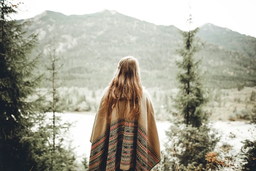
#> input picture 2.Image Dehazing Technology/image.bmp, 256 x 171 px, shrunk from 1200 x 800 before the run, found by its file name
$ python '2-1-3_Laplacian Operator.py'
#> lines starting #> are read from the running program, lines starting #| are printed output that depends on the picture
import cv2 as cv
import matplotlib.pyplot as plt
import math
import numpy as np


plt.rcParams['font.sans-serif'] = ['SimHei'] #顯示中文標籤
plt.rcParams['axes.unicode_minus'] = False

original_image_test1 = cv.imread(r"D:\pyrhon_test\2.Image Dehazing Technology\image.bmp", 0)
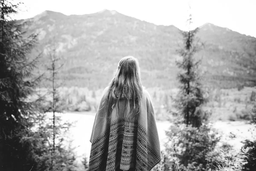
#> original_image_test1: shape (171, 256); min 15, max 255, mean 165
original_image_test2 = cv.cvtColor(original_image_test1, cv.COLOR_BGR2RGB)    #cv通道為BGR，但plt.show讀取為RGB

#用原始影像減去拉普拉斯範本直接計算得到的邊緣資訊
def my_laplace_result_add(image, model):
    result = image - model
    for i in range(image.shape[0]):
        for j in range(image.shape[1]):
            if (result[i][j]).any() > 255:
                result = 255
            if (result[i][j]).any() < 0:
                result = 0
    return result

def my_laplace_sharpen(image, my_type = 'small'):
#> called with my_type = 'big'
    result = np.zeros(image.shape, dtype = np.int64)
    #確定拉普拉斯的範本形式
    if my_type == 'small':
        my_model = np.array([[0, 1, 0], [-1, 4, -1], [0, 1, 0]])
    else:
        my_model = np.array([[1, 1, 1], [1, -8, 1], [1, 1, 1]])

    #計算每個像素點在經過拉普拉斯範本變換後的值
    for i in range(image.shape[0]):
        for j in range(image.shape[1]):
            for ii in range(3):
                for jj in range(3):
                    #條件陳述式為判斷範本對應的值是否超出邊界
                    if(i + ii - 1) < 0 or  (i + ii + 1) >= image.shape[0]:
                        pass
                    elif(j + jj - 1) < 0 or  (j + jj + 1) >= image.shape[1]:
                        pass
                    else:
                        result[i][j] += image[i + ii - 1][j + jj - 1] * my_model[ii][jj]
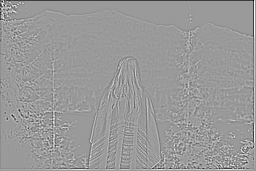
#> result: shape (171, 256, 3) int64; min -1265, max 828, mean -5; drawn with min black and max white
    return result

#將計算結果限制為正值
def my_show_edge(model):
    #這裡一定要用copy函數，不然會改變原本陣列
    mid_mode = model.copy()
    for i in range(mid_mode.shape[0]):
        for j in range(mid_mode.shape[1]):
            if (mid_mode[i][j]).any() < 0:
                mid_mode[i][j] = 0
            if (mid_mode[i][j]).any() > 255:
                mid_mode[i][j] = 255
    return mid_mode

#呼叫自訂函數
result = my_laplace_sharpen(original_image_test2, my_type = 'big')

#繪製結果
fig = plt.figure()

fig.add_subplot(131)
plt.title('原始影像')
plt.imshow(original_image_test2)

fig.add_subplot(132)
plt.title('邊緣檢測')
plt.imshow(my_show_edge(result))

fig.add_subplot(133)
plt.title('銳化處理')
plt.imshow(my_laplace_result_add(original_image_test2, result))
#> in my_laplace_result_add, `result = image - model`:
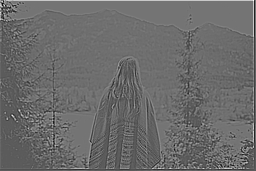
#> result: shape (171, 256, 3) int64; min -809, max 1518, mean 169.9; drawn with min black and max white

plt.show()
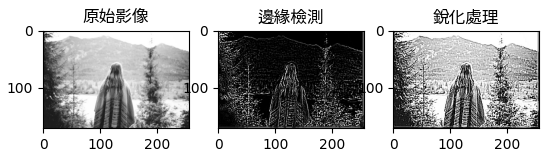
#> figure drawn by matplotlib, 3 panels
